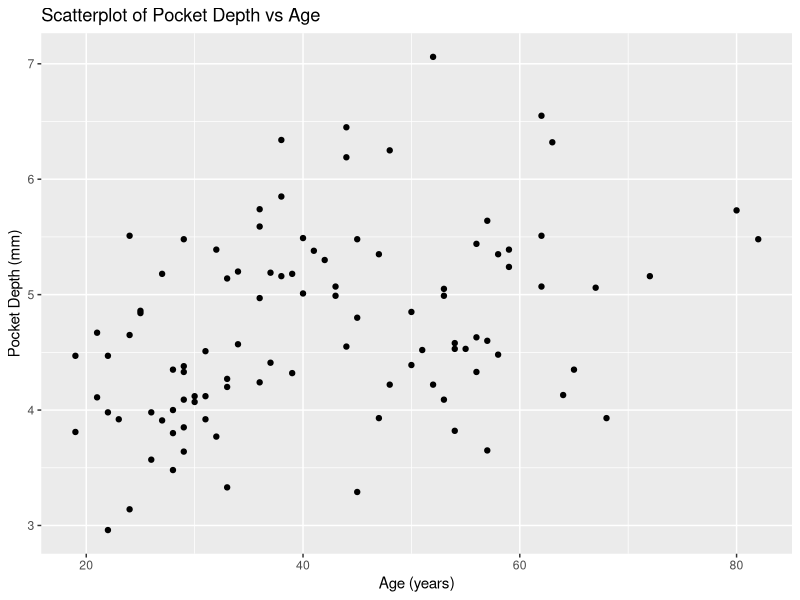
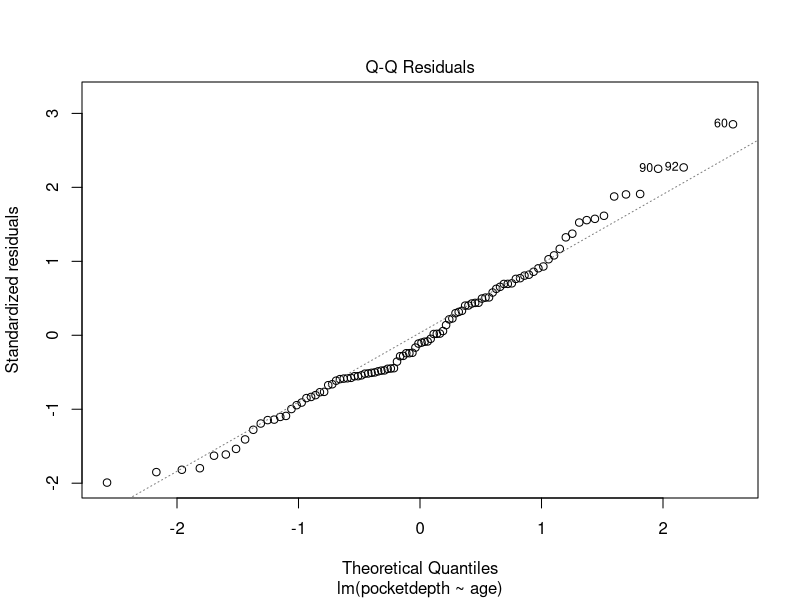
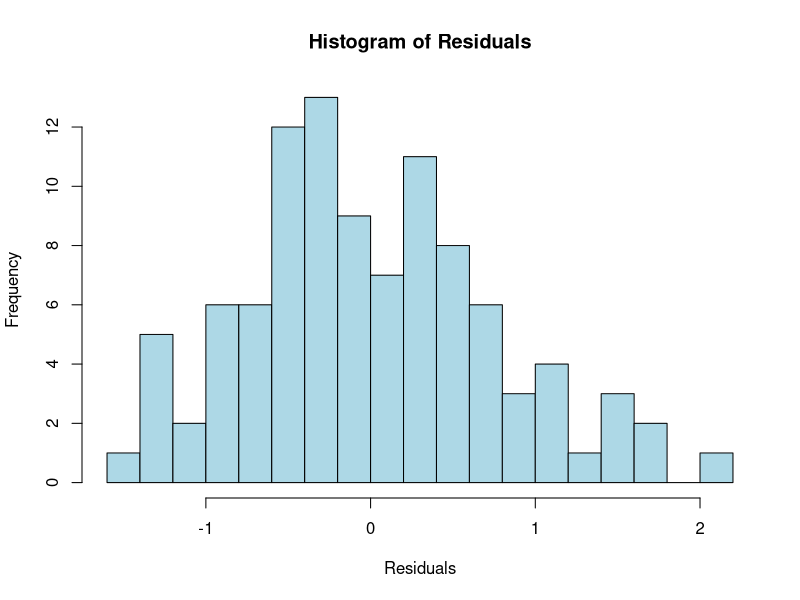
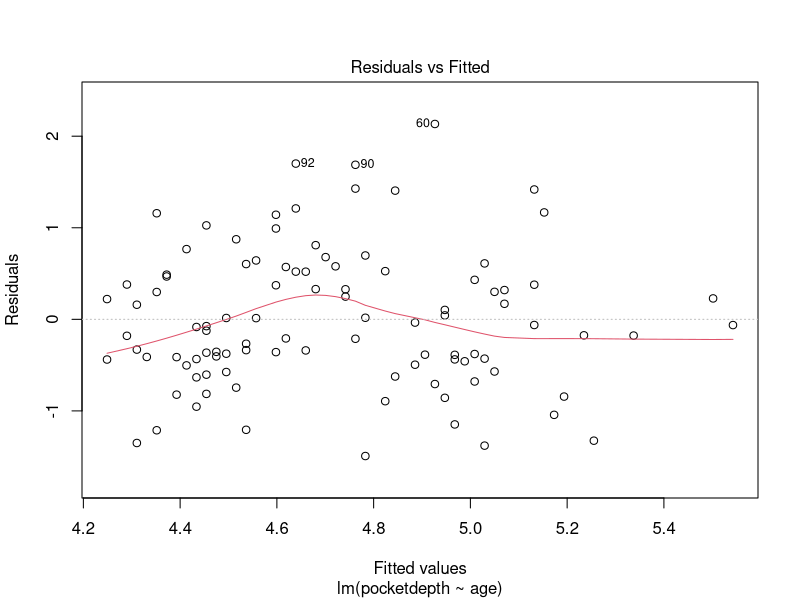
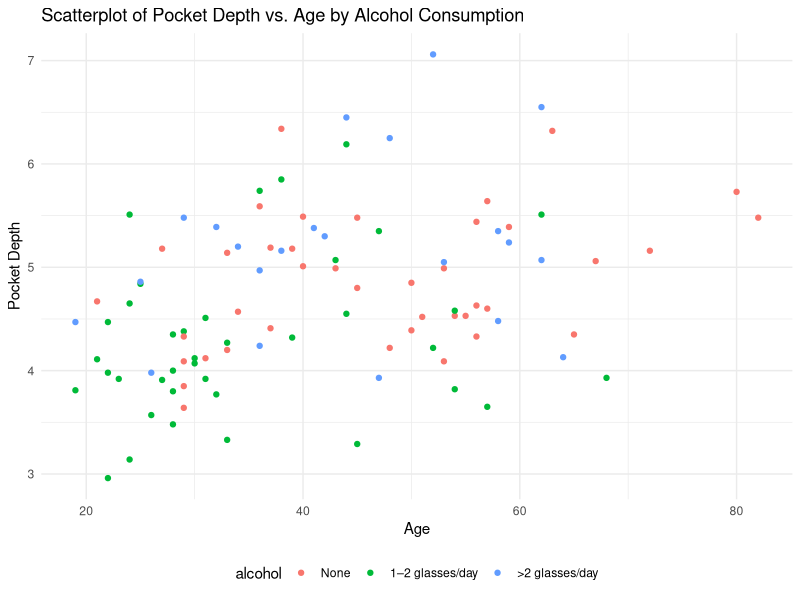

Write R code to recreate these figures, in order.
## ---- chunk 1
#| include: false

library(haven)   # for reading SPSS files
library(dplyr)   # for data manipulation
library(ggplot2) # for data visualization
library(car)    # for calculating type-III ANOVA tables

# Load the dataset
pockets <- read_sav("datasets/pockets.sav")

# Convert labeled variables to factors
pockets <- pockets %>%
  mutate(across(where(is.labelled), as_factor))
## ---- chunk 2
# Scatterplot of pocket depth vs. age
ggplot(pockets, aes(x = age, y = pocketdepth)) +
  geom_point() +
  labs(
    x     = "Age (years)",
    y     = "Pocket Depth (mm)",
    title = "Scatterplot of Pocket Depth vs Age"
  )
## ---- chunk 3
# Calculate Pearson's correlation coefficient
cor(pockets$age, pockets$pocketdepth, use="complete.obs")
## ---- chunk 4
# Test the significance of the correlation coefficient
cor_test <- cor.test(pockets$age, pockets$pocketdepth)
cor_test
## ---- chunk 5
# Fit a simple linear regression model
model_slr <- lm(pocketdepth ~ age, data = pockets)

# Print the summary of the model
summary(model_slr)
## ---- chunk 6
plot(model_slr, which = 2)  # Q-Q plot
## ---- chunk 7
# Histogram of residuals
hist(residuals(model_slr), breaks = 15, col = "lightblue", 
     border = "black", main = "Histogram of Residuals", 
     xlab = "Residuals")
## ---- chunk 8
plot(model_slr, which = 1)  # residuals vs fitted
## ---- chunk 9
# Scatterplot of pocketdepth vs. age, colored by alcohol
ggplot(pockets, aes(x = age, y = pocketdepth, color = alcohol)) +
  geom_point() +
  labs(title = "Scatterplot of Pocket Depth vs. Age by Alcohol Consumption", 
       x = "Age", y = "Pocket Depth") +
  theme_minimal() +
  theme(legend.position = "bottom")
## ---- chunk 10
# Check whether alcohol is a factor
is.factor(pockets$alcohol)
## ---- chunk 11
model_ancova <- lm(pocketdepth ~ age + alcohol, data = pockets)
summary(model_ancova)
## ---- chunk 12
Anova(model_ancova, type="III")
## ---- chunk 13
model_interaction <- lm(pocketdepth ~ age * alcohol, data = pockets)
summary(model_interaction)
## ---- chunk 14
Anova(model_interaction, type="III")
